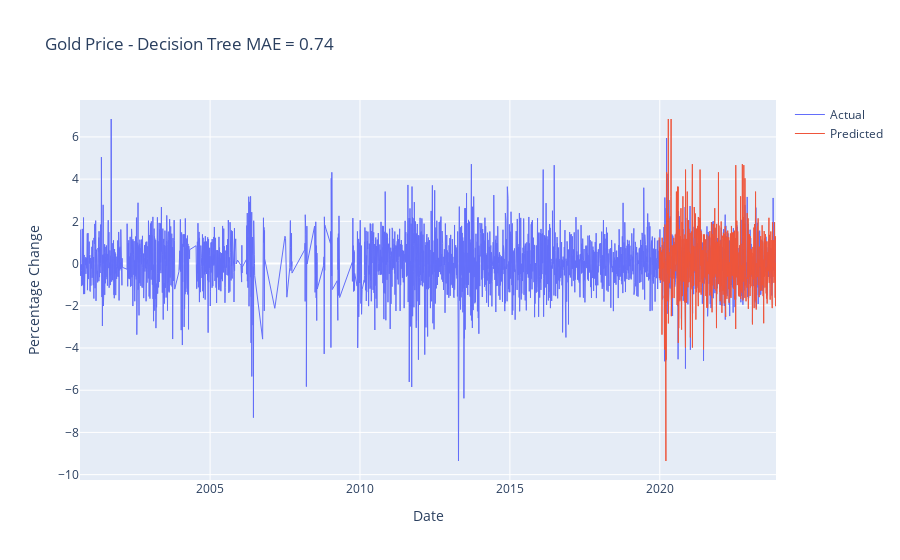

Notebook cell for this chart:
### Code cell
# Backtesting with test data
fig = go.Figure()
fig.add_trace(go.Scatter(x=data['date'], y=data['Gold'], mode='lines', name='Actual'))
fig.add_trace(go.Scatter(x=predict_df['date'], y=predict_df['Decision Tree'], mode='lines', name='Predicted'))

fig.update_layout(xaxis_title='Date', yaxis_title='Percentage Change',
                  title=f'Gold Price - Decision Tree MAE = {dt_mae:.2f}')
fig.update_traces(line=dict(width=1))
fig.show()

### Figure 1 — Plotly figure (JSON) as saved in the notebook; plotly's stock layout.template omitted (floating-point values rounded to 4 significant figures; data arrays with more than 128 entries replaced by an {"elided": "..."} marker saying what was removed)
{"data": [{"line": {"width": 1}, "mode": "lines", "name": "Actual", "type": "scatter", "x": {"elided": "4863 str values"}, "y": {"elided": "4863 float values"}}, {"line": {"width": 1}, "mode": "lines", "name": "Predicted", "type": "scatter", "x": {"elided": "973 str values"}, "y": {"elided": "973 float values"}}], "layout": {"title": {"text": "Gold Price - Decision Tree MAE = 0.74"}, "xaxis": {"title": {"text": "Date"}}, "yaxis": {"title": {"text": "Percentage Change"}}}}
